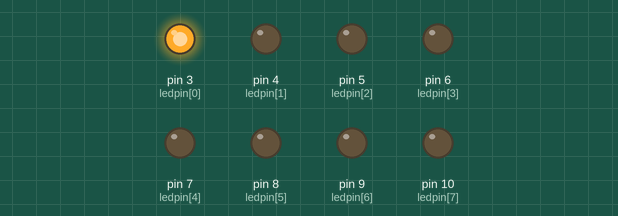
A sketch run on a simulated Arduino Uno, built with avr-gcc and run on an emulated ATmega328P. On the bench: output pins drawn as LEDs (lit = HIGH).

Above: at 0.2 s.
At 1.2 s:
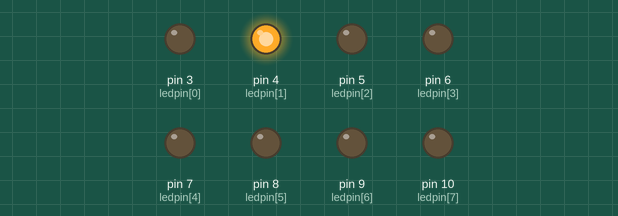
At 2.2 s:
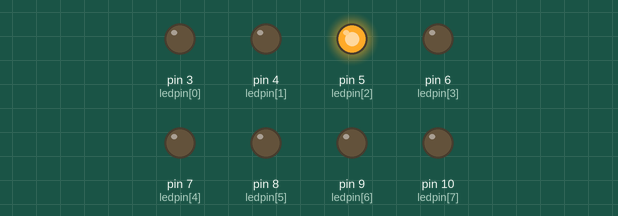
At 5.2 s:
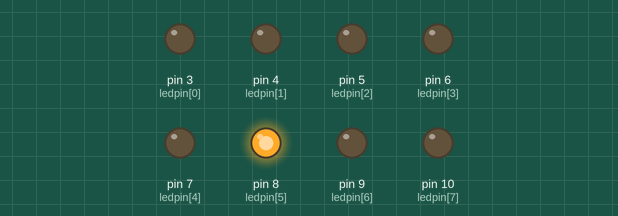
At 7.2 s:
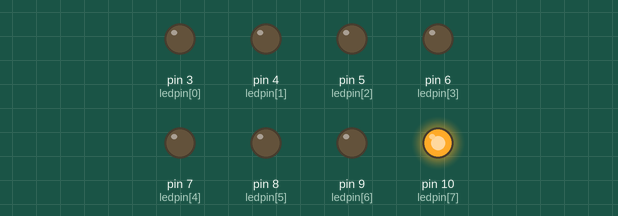
At 9.7 s:
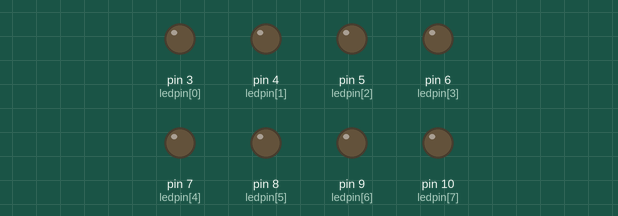
Timing chart, 0 to 10.4 s (numbered marks = the images above):
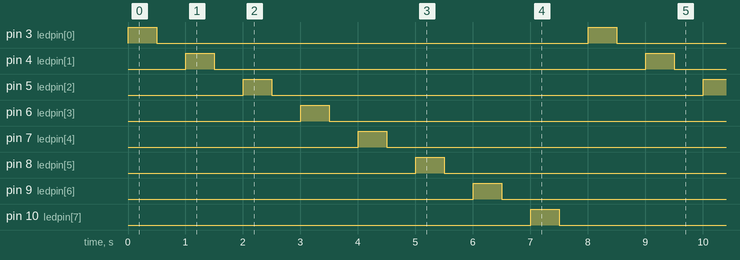

Measured:
- by itself, pin 3 (ledpin[0]), pin 4 (ledpin[1]), pin 5 (ledpin[2]), pin 6 (ledpin[3]), pin 7 (ledpin[4]), pin 8 (ledpin[5]), pin 9 (ledpin[6]), pin 10 (ledpin[7]): alternates HIGH for 0.50 s and LOW for 7.5 s
- by itself, everything shown: repeats every 8.0 s, in 16 steps

The sketch:

code-3.ino
```cpp
int ledpin[] = {3, 4, 5, 6, 7, 8, 9, 10};//ledpin connected to digital pin 3,4,5,6,7,8,9,10
void setup() {
  // put your setup code here, to run once:
  for ( int i = 3; i < 11; i++)
    pinMode(i, OUTPUT);//sets the digital pin as output
}

void loop() {
  // put your main code here, to run repeatedly:
  for (int i = 0; i < 8; i++)
  {
    digitalWrite(ledpin[i], HIGH);//turns the ledpin[i] on
    delay(500);//waits for 0/5 second
    digitalWrite(ledpin[i], LOW);//turns the ledpin[i] off
    delay(500);//waits for 0/5 second
  }


}
```
